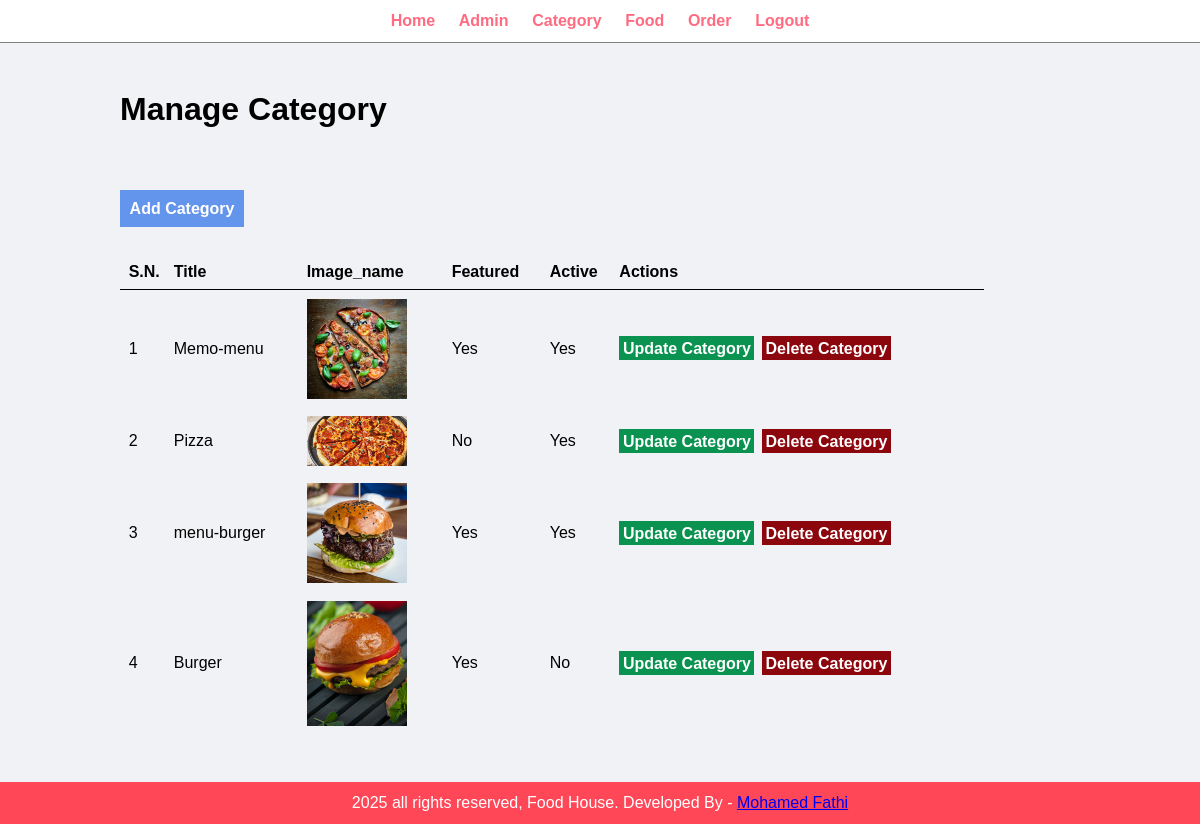
Page /admin/manage-category.php (signed in) on the committed database.
### tables this page shows
CREATE TABLE `tbl_category` (
  `id` int UNSIGNED NOT NULL,
  `title` varchar(100) NOT NULL,
  `image_name` varchar(255) NOT NULL,
  `featured` varchar(10) NOT NULL,
  `active` varchar(10) NOT NULL
);

### admin/manage-category.php (the view, shortened to what this page needs)
<?php include "partials/menu.php"; ?>
<div class="main-content">
    <div class="wrapper">
        <h1>Manage Category</h1>
        <br /> <br />
        <br><br>
        <a href="<?php echo SITEURL; ?>admin/add-category.php" class="btn-primary">Add Category</a>
        <br /> <br /> <br />
        <table class="tbl-full">
            <tr>
                <th>S.N.</th>
                <th>Title</th>
                <th>Image_name</th>
                <th>Featured</th>
                <th>Active</th>
                <th>Actions</th>
            </tr>
            <?php
            $sql = "SELECT * FROM tbl_category";
            $res = mysqli_query($conn, $sql);
            if ($res == TRUE) {
                $count = mysqli_num_rows($res);
                if ($count > 0) {
                    $sn = 1;
                    while ($rows = mysqli_fetch_assoc($res)) {
                        $id = $rows['id'];
                        $title = $rows['title'];
                        $image_name = $rows['image_name'];
                        $featured = $rows['featured'];
                        $active = $rows['active'];
                        ?>
                        <tr>
                            <td><?php echo $sn++; ?></td>
                            <td><?php echo $title; ?></td>
                            <td>
                                <?php
                                    if($image_name!= "")
                                    {
                                        ?>
                                        <img src="<?php echo SITEURL;?>images/category/<?php echo $image_name;?>" width="100px">
                                        <?php
                                    }
                                    else{
                                        echo "<div class='error'> Image Not Added </div>";
                                    }
                                ?>
                            </td>
                            <td><?php echo $featured;?></td>
                            <td><?php echo $active;?></td>
                            <td>
                                <a href="<?php echo SITEURL ;?>admin/update-category.php?id=<?php echo $id ;?>" class="btn-secondry">Update Category</a>
                                <a href="<?php echo SITEURL ;?>admin/delete-category.php?id=<?php echo $id ;?> &image_name=<?php echo $image_name ;?>" class="btn-danger">   Delete Category  </a>
                            </td>
                        </tr>
                        <?php
                    }
                }
            }
            ?>
        </table>
    </div>
</div>
<?php include('partials/footer.php'); ?>

### css/admin.css (style rules this page uses)
* { margin: 0; padding: 0; font-family: Arial, Helvetica, sans-serif; }
.wrapper { padding: 1%; width: 80%; margin: 0 auto; }
.tbl-full { width: 90%; border-collapse: collapse; }
table tr th { border-bottom: 1px solid black; text-align: left; padding: 1%; }
table tr td { padding: 1%; }
.btn-primary { background-color: cornflowerblue; padding: 1%; text-decoration: none; color: white; font-weight: bold; }
.btn-secondry { margin-right: 3px; background-color: rgb(10, 146, 80); padding: 1%; text-decoration: none; color: white; font-weight: bold; }
.btn-danger { background-color: rgb(140, 6, 13); padding: 1%; text-decoration: none; color: white; font-weight: bold; }
.main-content { background-color: #f1f2f6; padding: 3% 0; }

### rows in the picture
tbl_category: title "Memo-menu", image_name (picture), featured "Yes", active "Yes"
tbl_category: title "Pizza", image_name (picture), featured "No", active "Yes"
tbl_category: title "menu-burger", image_name (picture), featured "Yes", active "Yes"
tbl_category: title "Burger", image_name (picture), featured "Yes", active "No"
